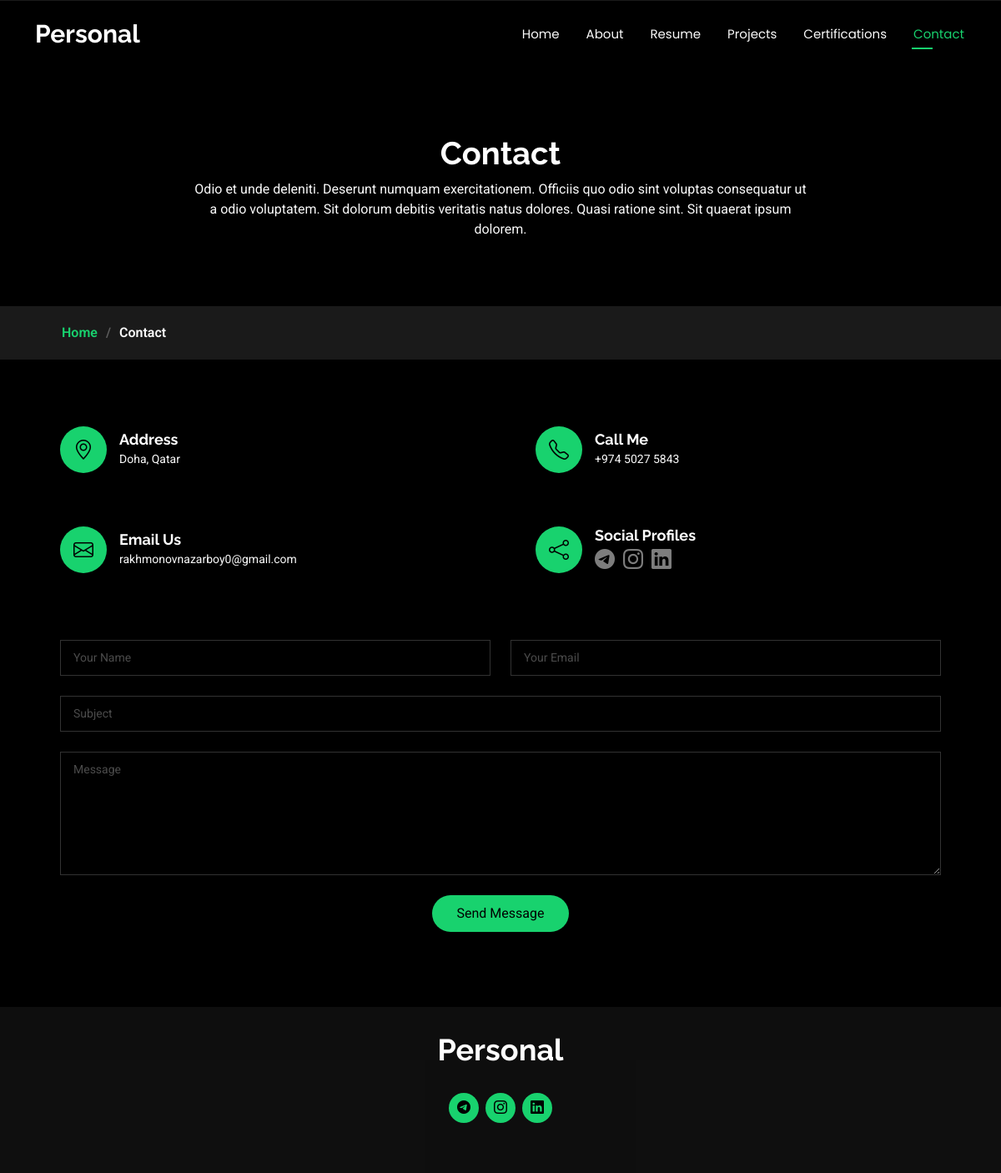
Page /contact/ on the committed database.
### contact/models.py (models this page shows)
class ContactInfoModel(models.Model):
    address = models.CharField(max_length=125, null=True, blank=True)
    phone_number = models.CharField(max_length=15, null=True, blank=True)
    email_address = models.EmailField(null=True, blank=True)
    created_at = models.DateTimeField(auto_now_add=True)
    updated_at = models.DateTimeField(auto_now=True)
    class Meta:
        verbose_name = 'Contact Info'
        verbose_name_plural = 'Contact Infos'

### home/models.py (models this page shows, shortened)
class SocialMediaModel(models.Model):
    choices = (
        ('instagram', 'instagram'),
        ('telegram', 'telegram'),
        ('facebook', 'facebook'),
        ('linkedin', 'linkedin'),
    )
    social_media_app = models.CharField(max_length=11, choices=choices)
    social_media_url = models.URLField()
    person = models.ForeignKey(HomePageModel, on_delete=models.CASCADE, related_name='social_media_apps')
    created_at = models.DateTimeField(auto_now_add=True)
    updated_at = models.DateTimeField(auto_now=True)
    class Meta:
        verbose_name = 'Social Media App'
        verbose_name_plural = 'Social Media Apps'

### contact/views.py (the view, shortened to what this page needs)
# urls.py: path('', contact_view, name='send-message'),
def contact_view(request):
    return render(request, "contact.html",
                  {"data": ContactInfoModel.objects.first(), 'social_media_apps': SocialMediaModel.objects.all()})

### templates/contact.html (shortened to what this page needs)
{% extends 'bases/base.html' %}
{% load static %}
{% block content %}
<main class="main">
    <div class="page-title" data-aos="fade">
        <div class="heading">
            <div class="container">
                <div class="row d-flex justify-content-center text-center">
                    <div class="col-lg-8">
                        <h1>Contact</h1>
                        <p class="mb-0">Odio et unde deleniti. Deserunt numquam exercitationem. Officiis quo odio sint
                            voluptas consequatur ut a odio voluptatem. Sit dolorum debitis veritatis natus dolores.
                            Quasi ratione sint. Sit quaerat ipsum dolorem.</p>
                    </div>
                </div>
            </div>
        </div>
        <nav class="breadcrumbs">
            <div class="container">
                <ol>
                    <li><a href="{% url 'home:home' %}">Home</a></li>
                    <li class="current">Contact</li>
                </ol>
            </div>
        </nav>
    </div>
    <section id="contact" class="contact section">
        <div class="container" data-aos="fade-up" data-aos-delay="100">
            <div class="row gy-4">
                {% if data.address %}
                <div class="col-md-6">
                    <div class="info-item d-flex align-items-center" data-aos="fade-up" data-aos-delay="200">
                        <i class="icon bi bi-geo-alt flex-shrink-0"></i>
                        <div>
                            <h3>Address</h3>
                            <p>{{data.address}}</p>
                        </div>
                    </div>
                </div>
                {% endif %}
                {% if data.phone_number %}
                <div class="col-md-6">
                    <div class="info-item d-flex align-items-center" data-aos="fade-up" data-aos-delay="300">
                        <i class="icon bi bi-telephone flex-shrink-0"></i>
                        <div>
                            <h3>Call Me</h3>
                            <p>+{{data.phone_number}}</p>
                        </div>
                    </div>
                </div>
                {% endif %}
                {% if data.email_address %}
                <div class="col-md-6">
                    <div class="info-item d-flex align-items-center" data-aos="fade-up" data-aos-delay="400">
                        <i class="icon bi bi-envelope flex-shrink-0"></i>
                        <div>
                            <h3>Email Us</h3>
                            <p>{{data.email_address}}</p>
                        </div>
                    </div>
                </div>
                {% endif %}
                {% if social_media_apps %}
                <div class="col-md-6">
                    <div class="info-item d-flex align-items-center" data-aos="fade-up" data-aos-delay="500">
                        <i class="icon bi bi-share flex-shrink-0"></i>
                        <div>
                            <h3>Social Profiles</h3>
                            <div class="social-links">
                                {% for social_media_app in social_media_apps %}
                                <a href="social_media_app.social_media_url"><i
                                        class="bi bi-{{social_media_app.social_media_app}}"></i></a>
                                {% endfor %}
                            </div>
                        </div>
                    </div>
                </div>
                {% endif %}
            </div>
            <form action="{% url 'contact:send-message' %}" method="post" class="php-email-form" data-aos="fade-up"
                  data-aos-delay="600">
                <div class="row gy-4">
                    <div class="col-md-6">
                        <input type="text" name="name" class="form-control" placeholder="Your Name" required="">
                    </div>
                    <div class="col-md-6 ">
                        <input type="email" class="form-control" name="email" placeholder="Your Email" required="">
                    </div>
                    <div class="col-md-12">
                        <input type="text" class="form-control" name="subject" placeholder="Subject" required="">
                    </div>
                    <div class="col-md-12">
                        <textarea class="form-control" name="message" rows="6" placeholder="Message"
                                  required=""></textarea>
                    </div>
                    <div class="col-md-12 text-center">
                        <button type="submit">Send Message</button>
                    </div>
                </div>
            </form>
        </div>
    </section>
</main>
{% endblock %}

### templates/bases/footer.html (shortened to what this page needs)
{% load static %}
<footer id="footer" class="footer dark-background">
    <div class="container">
        <h3 class="sitename">Personal</h3>
        <div class="social-links d-flex justify-content-center">
            {% for media_app in social_media_apps %}
            <a href="{{media_app.social_media_url}}"><i class="bi bi-{{media_app.social_media_app}}"></i></a>
            {% endfor %}
        </div>
    </div>
</footer>

### assets/css/main.css (style rules this page uses)
:root { --default-font: "Roboto", system-ui, -apple-system, "Segoe UI", Roboto, "Helvetica Neue", Arial, "Noto Sans", "Liberation Sans", sans-serif, "Apple Color Emoji", "Segoe UI Emoji", "Segoe UI Symbol", "Noto Color Emoji"; --heading-font: "Raleway", sans-serif; --nav-font: "Poppins", sans-serif; }
:root { --background-color: #000000; --default-color: #fafafa; --heading-color: #ffffff; --accent-color: #18d26e; --surface-color: #1a1a1a; --contrast-color: #000000; }
:root { --nav-color: #fafafa; --nav-hover-color: #18d26e; --nav-mobile-background-color: #1a1a1a; --nav-dropdown-background-color: #1a1a1a; --nav-dropdown-color: #fafafa; --nav-dropdown-hover-color: #18d26e; }
.dark-background { --background-color: rgba(15, 15, 15, 0.975); --default-color: #ffffff; --heading-color: #ffffff; --surface-color: #292929f9; --contrast-color: #000000; }
:root { scroll-behavior: smooth; }
body { color: var(--default-color); background-color: var(--background-color); font-family: var(--default-font); }
a { color: var(--accent-color); text-decoration: none; transition: 0.3s; }
h1, h2, h3, h4, h5, h6 { color: var(--heading-color); font-family: var(--heading-font); }
.footer { color: var(--default-color); background-color: var(--background-color); font-size: 14px; text-align: center; padding: 30px 0; position: relative; }
.footer h3 { font-size: 36px; font-weight: 700; position: relative; padding: 0; margin: 0 0 15px 0; }
.footer .social-links { margin: 0 0 30px 0; }
.footer .social-links a { font-size: 16px; display: flex; align-items: center; justify-content: center; background: var(--accent-color); color: var(--contrast-color); line-height: 1; margin: 0 4px; border-radius: 50%; text-align: center; width: 36px; height: 36px; transition: 0.3s; }
.page-title { color: var(--default-color); background-color: var(--background-color); position: relative; }
.page-title .heading { padding: 160px 0 80px 0; border-top: 1px solid color-mix(in srgb, var(--default-color), transparent 90%); }
.page-title .heading h1 { font-size: 38px; font-weight: 700; }
.page-title nav { background-color: color-mix(in srgb, var(--default-color), transparent 90%); padding: 20px 0; }
.page-title nav ol { display: flex; flex-wrap: wrap; list-style: none; margin: 0; font-size: 16px; font-weight: 600; }
.page-title nav ol li+li { padding-left: 10px; }
.page-title nav ol li+li::before { content: "/"; display: inline-block; padding-right: 10px; color: color-mix(in srgb, var(--default-color), transparent 70%); }
section, .section { color: var(--default-color); background-color: var(--background-color); padding: 60px 0; scroll-margin-top: 100px; overflow: clip; }
.contact .info-item { box-shadow: 0px 0px 20px rgba(0, 0, 0, 0.1); padding: 20px 30px; }
.contact .info-item .icon { color: var(--contrast-color); background-color: var(--accent-color); width: 56px; height: 56px; font-size: 24px; display: flex; justify-content: center; align-items: center; transition: all 0.3s ease-in-out; border-radius: 50%; margin-right: 15px; }
.contact .info-item h3 { font-size: 18px; font-weight: 700; margin: 0 0 2px 0; }
.contact .info-item p { padding: 0; margin-bottom: 0; font-size: 14px; }
.contact .info-item .social-links a { font-size: 24px; display: inline-block; line-height: 1; margin: 4px 6px 0 0; transition: 0.3s; color: color-mix(in srgb, var(--default-color), transparent 50%); }
.contact .php-email-form { box-shadow: 0px 0px 20px rgba(0, 0, 0, 0.1); padding: 30px; margin-top: 30px; }
.contact .php-email-form input[type=text], .contact .php-email-form input[type=email], .contact .php-email-form textarea { color: var(--default-color); background-color: color-mix(in srgb, var(--background-color), transparent 50%); border-color: color-mix(in srgb, var(--default-color), transparent 80%); font-size: 14px; padding: 10px 15px; box-shadow: none; border-radius: 0; }
.contact .php-email-form input[type=text]::placeholder, .contact .php-email-form input[type=email]::placeholder, .contact .php-email-form textarea::placeholder { color: color-mix(in srgb, var(--default-color), transparent 70%); }
.contact .php-email-form button[type=submit] { color: var(--contrast-color); background: var(--accent-color); border: 0; padding: 10px 30px; transition: 0.4s; border-radius: 50px; }

### rows in the picture
ContactInfoModel: address "Doha, Qatar", phone_number "974 5027 5843", email_address "rakhmonovnazarboy0@gmail.com"
